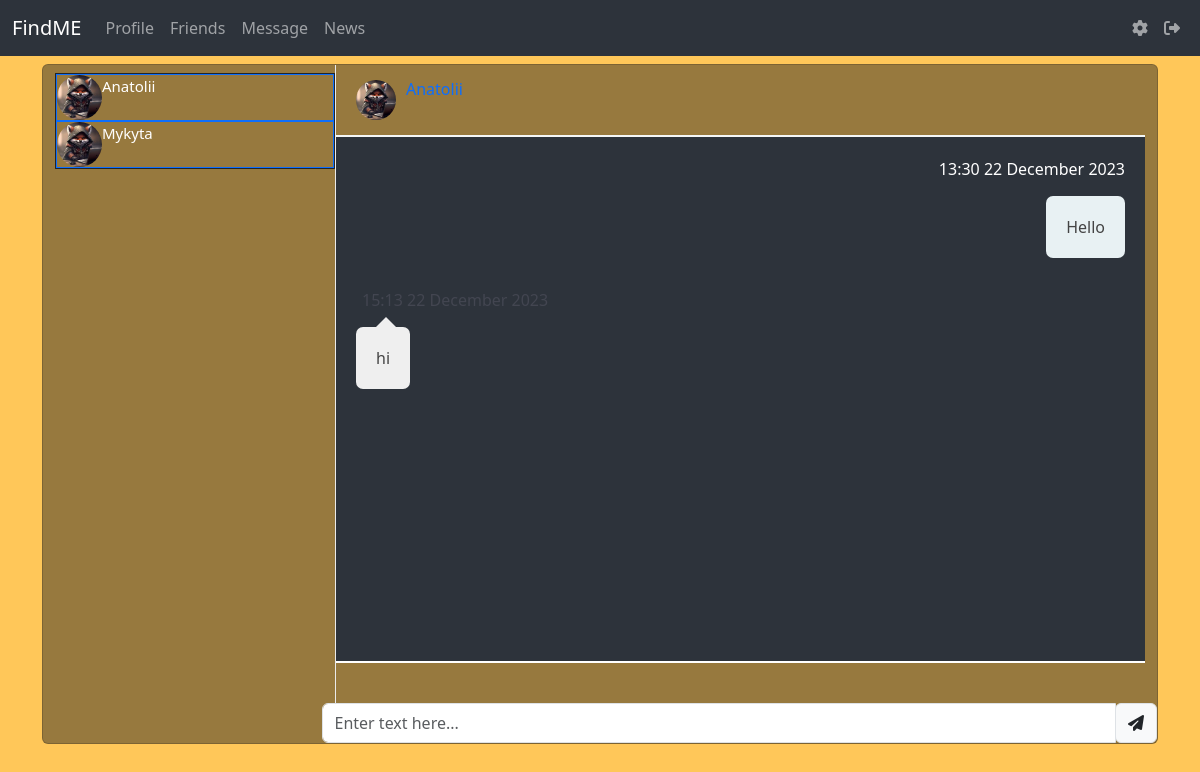
The page /message/2 (signed in) on the database its author committed.
### data/users.py (models this page shows, shortened)
class User(SqlAlchemyBase, UserMixin):
    __tablename__ = 'users'
    id = sqlalchemy.Column(sqlalchemy.Integer, primary_key=True, autoincrement=True)
    name = sqlalchemy.Column(sqlalchemy.String, unique=True, nullable=True)
    about = sqlalchemy.Column(sqlalchemy.String, nullable=True, default='write about yourself')
    second_email = sqlalchemy.Column(sqlalchemy.String, nullable=True)
    github = sqlalchemy.Column(sqlalchemy.String, nullable=True)
    image = sqlalchemy.Column(sqlalchemy.String, default="default.jpg")
    email = sqlalchemy.Column(sqlalchemy.String, index=True, unique=True, nullable=True)
    followings = sqlalchemy.Column(sqlalchemy.String, nullable=True, default='')
    followers = sqlalchemy.Column(sqlalchemy.String, nullable=True, default='')
    post_count = sqlalchemy.Column(sqlalchemy.Integer, nullable=True, default=0)
    admin_check = sqlalchemy.Column(sqlalchemy.Integer, default=0)
    hashed_password = sqlalchemy.Column(sqlalchemy.String, nullable=True)
    created_date = sqlalchemy.Column(sqlalchemy.DateTime, default=datetime.datetime.now)

### data/messages.py (models this page shows)
class Message(SqlAlchemyBase):
    __tablename__ = 'messages'
    id = sqlalchemy.Column(sqlalchemy.Integer,
                           primary_key=True, autoincrement=True)
    content = sqlalchemy.Column(sqlalchemy.String)
    created_date = sqlalchemy.Column(sqlalchemy.DateTime,
                                     default=datetime.datetime.now)
    chat_id = sqlalchemy.Column(sqlalchemy.Integer,
                                sqlalchemy.ForeignKey("chats.id"))
    user_id = sqlalchemy.Column(sqlalchemy.Integer,
                                sqlalchemy.ForeignKey("users.id"))
    chat = relationship('Chats')
    user = relationship('User')

### main.py (the view, shortened to what this page needs)
@app.route('/message/<user_id>', methods=['GET', 'POST'])
@login_required
def message_id(user_id):
    db_sess = db_session.create_session()
    user = db_sess.query(User).filter(User.id == user_id).first()
    if request.method == 'POST':
        message = request.form['message_user_input']
        if message:
            db_sess = db_session.create_session()
            user = db_sess.query(User).filter(User.id == user_id).first()
            chat = db_sess.query(Chats).filter((
                                                       Chats.users == f'{user_id}, {current_user.id}') | (
                                                       Chats.users == f'{current_user.id}, {user_id}')).first()
            id = chat.id
            message_user = Message(
                content=message, chat_id=id, user_id=current_user.id
            )
            db_sess.add(message_user)
            db_sess.commit()
        return redirect(f"/message/{user_id}")
    else:
        db_sess = db_session.create_session()
        chat = db_sess.query(Chats).filter((
                                                   Chats.users == f'{user_id}, {current_user.id}') | (
                                                   Chats.users == f'{current_user.id}, {user_id}')).first()
        if chat:
            id = chat.id
        messages = db_sess.query(Message).filter(Message.chat_id == id).all()
    friends = db_sess.query(User).filter(current_user.id != User.id).all()
    return render_template('message.html', messages=messages, friends=friends, user=user)

### data/db_session.py (called while the page is built)
def create_session() -> Session:
    global __factory
    return __factory()

### main.py (called while the page is built)
@login_manager.user_loader
def load_user(user_id):
    db_sess = db_session.create_session()
    return db_sess.query(User).get(user_id)

### templates/message.html (shortened to what this page needs)
{% extends "base.html" %}
{% block content %}
<div class="container">
<div class="row">
        <div class="card chat-app" style="height: 85vh; background-color: #2227;">
                <div id="plist" class="people-list">
                    <ul class="list-unstyled chat-list mt-2 mb-0" style="border: 1px solid;">
                        {% for friend in friends%}
                        {% set ids = current_user.followings.split(', ') %}
                        {% set list1 = friend.followers.split(', ') %}
                        {% set user_id_ = current_user.id | string() %}
                            {% if friend.id | string() in ids%}
                                <a href="/message/{{ friend.id }}" style="text-decoration: none;">
                                    <li class="clearfix" style="border: 1px solid;">
                                        <img src="../static/avatars/{{user.image}}" alt="avatar">
                                            <div class="about">
                                                <div class="name" style="color: white;" >{{friend.name}}</div>
                                            </div>
                                    </li>
                                </a>
                            {% endif %}
                        {% endfor %}
                    </ul>
                </div>
                <div class="chat" style="max-height: 100%; ">
                    <div class="chat-header clearfix">
                        <div class="row">
                            <div class="col-lg-6">
                                <a href="javascript:void(0);" data-toggle="modal" data-target="#view_info" >
                                    <a href="/profile/{{user.name}}"><img src="../static/avatars/{{user.image}}" alt="avatar"></a>
                                </a>
                                <div class="chat-about">
                                    <h6 class="m-b-0" style="color: white;"><a href="/profile/{{user.name}}" style="text-decoration: none;">{{user.name}}</a></h6>
                                </div>
                            </div>
                        </div>
                    </div>
                    <div class="chat-history"   id="chat_for_js"  style="overflow: auto; height: 65.8vh; background-color: #2d333b;">
                        <ul class="m-b-0">
                             {% for item in messages%}
                                {% if item.user_id == current_user.id %}
                                    <li class="clearfix">
                                        <div class="message-data text-right" style="display: flex; justify-content: flex-end;">
                                            <span class="message-data-time" style="color: white;">{{item.created_date.strftime('%H:%M')}} {{item.created_date.strftime('%d %B %Y')}}</span>
                                        </div>
                                        <div class="message other-message float-right">{{item.content}}</div>
                                    </li>
                                {% else %}
                                    <li class="clearfix">
                                        <div class="message-data text-left" style="display: flex; justify-content: flex-start;">
                                            <span class="message-data-time">{{item.created_date.strftime('%H:%M')}} {{item.created_date.strftime('%d %B %Y')}}</span>
                                        </div>
                                        <div class="message my-message">{{item.content}}</div>
                                    </li>
                                {% endif %}
                             {% endfor %}
                        </ul>
                    </div>
                    <form method="post" enctype="multipart/form-data">
                        <div class="chat-message clearfix" id="for_message_input">
                            <div class="input-group mb-0" id="message_input" style=" width: 75%;">
                                <input type="text" name='message_user_input' class="form-control" placeholder="Enter text here...">
                                <div class="input-group-prepend">
                                    <span class="input-group-text" style="height: 40px;"><i class="fa fa-send"></i></span>
                                </div>
                            </div>
                        </div>
                    </form>
                </div>
            </div>
        </div>
</div>
{% endblock %}

### static/css/style.css (style rules this page uses)
img { max-width: 100%; height: auto; }
html body { background-color: #FFC759; }
body { min-height: 100vh; overflow-x: hidden }
.chat-app .people-list { width: 280px; position: absolute; top: 0; }
.chat-app .chat { margin-left: 280px; border-left: 1px solid #eaeaea; height: 120%; }
.people-list .chat-list li .name { font-size: 15px }
.people-list .chat-list img { width: 45px; border-radius: 50% }
.people-list img { float: left; border-radius: 50% }
.chat .chat-header { padding: 15px 20px; border-bottom: 2px solid #f4f7f6 }
.chat .chat-header img { float: left; border-radius: 40px; width: 40px }
.chat .chat-header .chat-about { float: left; padding-left: 10px }
.chat .chat-history { padding: 20px; border-bottom: 2px solid #fff }
.chat .chat-history ul { padding: 0 }
.chat .chat-history ul li { list-style: none; margin-bottom: 30px }
.chat .chat-history ul li:last-child { margin-bottom: 0px }
.chat .chat-history .message-data { margin-bottom: 15px }
.chat .chat-history .message-data-time { color: #434651; padding-left: 6px }
.chat .chat-history .message { color: #444; padding: 18px 20px; line-height: 26px; font-size: 16px; border-radius: 7px; display: inline-block; position: relative }
.chat .chat-history .my-message { background: #efefef }
.chat .chat-history .my-message:after { bottom: 100%; left: 30px; border: solid transparent; content: " "; height: 0; width: 0; position: absolute; pointer-events: none; border-bottom-color: #efefef; border-width: 10px; margin-left: -10px }
.chat .chat-history .other-message { background: #e8f1f3; text-align: right }
.chat .chat-history .other-message:after { border-bottom-color: #e8f1f3; left: 93% }
.chat .chat-message { padding: 20px }
.float-right { float: right }
.clearfix:after { visibility: hidden; display: block; font-size: 0; content: " "; clear: both; height: 0 }
#message_input { position: absolute; bottom: 0; right: 0; width: 100%; }

### rows shown on the page
User: image (picture), name "Anatolii"
User: image (picture), name "Mykyta"
Message: created_date "13:30", created_date "22 December 2023", content "Hello"
Message: created_date "15:13", created_date "22 December 2023", content "hi"
